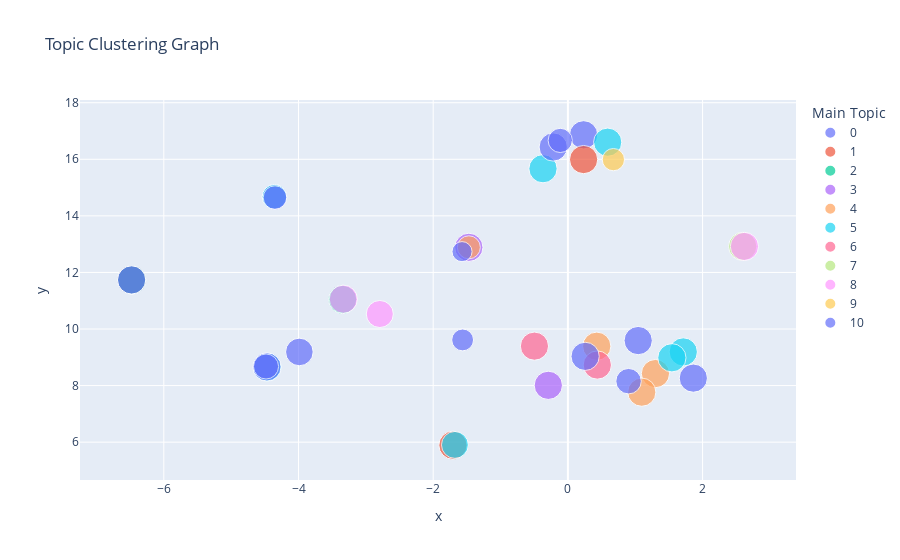

Notebook code cell kept with this figure:
### Markdown cell above
This visualization generates a 2D clustering graph representing each article as a point in the topic space, which uses t-SNE dimensionality reduction and clustering. The goal of this visualization is to show every article compared to each other by their similarity in topics. You should see clusters of articles that share a lot of topic words and overall themes, while articles that differ in their topics are shown far apart. Colored by an article's main topic.

### Code cell
visualize_topic_cluster_tsne(lda_model, df)

### Figure 1 — Plotly figure (JSON) as saved in the notebook; plotly's stock layout.template omitted (floating-point values rounded to 4 significant figures)
{"data": [{"customdata": [[24, [["primary", "state", "write", "vote", "ballot", "candidate", "party", "new", "election", "campaign"]], "apnews.com", "Positive", "0"], [5, [["primary", "state", "write", "vote", "ballot", "candidate", "party", "new", "election", "campaign"]], "www.nation.com.pk", "Neutral Positive", "0"]], "hovertemplate": "ID: %{customdata[0]}<br>Associated Words: %{customdata[1]}<br>Address: %{customdata[2]}<br>Sentiment Label: %{customdata[3]}<br>Main Topic:%{customdata[4]}", "legendgroup": "0", "marker": {"color": "#636efa", "size": [0.9982, 0.9939], "sizemode": "area", "sizeref": 0.002497, "symbol": "circle"}, "mode": "markers", "name": "0", "orientation": "v", "showlegend": true, "type": "scatter", "x": [0.2331, 1.862], "xaxis": "x", "y": [16.87, 8.264], "yaxis": "y"}, {"customdata": [[39, [["migrant", "chs", "biden", "task", "foreign", "influence", "hunter", "new", "force", "last"]], "www.foxnews.com", "Neutral Positive", "1"], [4, [["migrant", "chs", "biden", "task", "foreign", "influence", "hunter", "new", "force", "last"]], "www.nation.com.pk", "Negative", "1"], [6, [["migrant", "chs", "biden", "task", "foreign", "influence", "hunter", "new", "force", "last"]], "www.nation.com.pk", "Negative", "1"]], "hovertemplate": "ID: %{customdata[0]}<br>Associated Words: %{customdata[1]}<br>Address: %{customdata[2]}<br>Sentiment Label: %{customdata[3]}<br>Main Topic:%{customdata[4]}", "legendgroup": "1", "marker": {"color": "#EF553B", "size": [0.9972, 0.9946, 0.9934], "sizemode": "area", "sizeref": 0.002497, "symbol": "circle"}, "mode": "markers", "name": "1", "orientation": "v", "showlegend": true, "type": "scatter", "x": [-1.707, 0.2331, -6.478], "xaxis": "x", "y": [5.893, 15.99, 11.74], "yaxis": "y"}, {"customdata": [[2, [["hunter", "president", "republican", "biden", "political", "son", "charge", "special", "counsel", "deal"]], "www.foxnews.com", "Negative", "2"], [18, [["hunter", "president", "republican", "biden", "political", "son", "charge", "special", "counsel", "deal"]], "www.cnn.com", "Neutral", "2"]], "hovertemplate": "ID: %{customdata[0]}<br>Associated Words: %{customdata[1]}<br>Address: %{customdata[2]}<br>Sentiment Label: %{customdata[3]}<br>Main Topic:%{customdata[4]}", "legendgroup": "2", "marker": {"color": "#00cc96", "size": [0.9975, 0.9988], "sizemode": "area", "sizeref": 0.002497, "symbol": "circle"}, "mode": "markers", "name": "2", "orientation": "v", "showlegend": true, "type": "scatter", "x": [-3.344, -6.476], "xaxis": "x", "y": [11.04, 11.74], "yaxis": "y"}, {"customdata": [[10, [["hunter", "biden", "comer", "charge", "bank", "record", "attorney", "call", "address", "tell"]], "nypost.com", "Neutral", "3"], [8, [["hunter", "biden", "comer", "charge", "bank", "record", "attorney", "call", "address", "tell"]], "abcnews.go.com", "Neutral Negative", "3"], [35, [["hunter", "biden", "comer", "charge", "bank", "record", "attorney", "call", "address", "tell"]], "www.foxnews.com", "Neutral Negative", "3"]], "hovertemplate": "ID: %{customdata[0]}<br>Associated Words: %{customdata[1]}<br>Address: %{customdata[2]}<br>Sentiment Label: %{customdata[3]}<br>Main Topic:%{customdata[4]}", "legendgroup": "3", "marker": {"color": "#ab63fa", "size": [0.9966, 0.9962, 0.7385], "sizemode": "area", "sizeref": 0.002497, "symbol": "circle"}, "mode": "markers", "name": "3", "orientation": "v", "showlegend": true, "type": "scatter", "x": [-0.2907, -1.471, -4.359], "xaxis": "x", "y": [8.009, 12.89, 14.68], "yaxis": "y"}, {"customdata": [[30, [["impeachment", "think", "war", "conference", "biden", "move", "kill", "death", "president", "group"]], "www.wmur.com", "Positive", "4"], [37, [["impeachment", "think", "war", "conference", "biden", "move", "kill", "death", "president", "group"]], "www.usatoday.com", "Neutral Positive", "4"], [32, [["impeachment", "think", "war", "conference", "biden", "move", "kill", "death", "president", "group"]], "www.reuters.com", "Neutral Negative", "4"], [17, [["impeachment", "think", "war", "conference", "biden", "move", "kill", "death", "president", "group"]], "www.politico.com", "Positive", "4"]], "hovertemplate": "ID: %{customdata[0]}<br>Associated Words: %{customdata[1]}<br>Address: %{customdata[2]}<br>Sentiment Label: %{customdata[3]}<br>Main Topic:%{customdata[4]}", "legendgroup": "4", "marker": {"color": "#FFA15A", "size": [0.663, 0.9965, 0.9937, 0.9978], "sizemode": "area", "sizeref": 0.002497, "symbol": "circle"}, "mode": "markers", "name": "4", "orientation": "v", "showlegend": true, "type": "scatter", "x": [-1.471, 1.3, 1.097, 0.4285], "xaxis": "x", "y": [12.89, 8.425, 7.768, 9.392], "yaxis": "y"}, {"customdata": [[29, [["biden", "hunter", "phillip", "democratic", "run", "president", "campaign", "support", "voter", "party"]], "www.washingtonpost.com", "Positive", "5"], [28, [["biden", "hunter", "phillip", "democratic", "run", "president", "campaign", "support", "voter", "party"]], "abcnews.go.com", "Neutral Positive", "5"], [27, [["biden", "hunter", "phillip", "democratic", "run", "president", "campaign", "support", "voter", "party"]], "www.foxnews.com", "Neutral Negative", "5"], [0, [["biden", "hunter", "phillip", "democratic", "run", "president", "campaign", "support", "voter", "party"]], "www.foxnews.com", "Neutral", "5"], [3, [["biden", "hunter", "phillip", "democratic", "run", "president", "campaign", "support", "voter", "party"]], "apnews.com", "Neutral Negative", "5"], [14, [["biden", "hunter", "phillip", "democratic", "run", "president", "campaign", "support", "voter", "party"]], "www.newsnationnow.com", "Positive", "5"], [16, [["biden", "hunter", "phillip", "democratic", "run", "president", "campaign", "support", "voter", "party"]], "www.thenation.com", "Neutral Positive", "5"]], "hovertemplate": "ID: %{customdata[0]}<br>Associated Words: %{customdata[1]}<br>Address: %{customdata[2]}<br>Sentiment Label: %{customdata[3]}<br>Main Topic:%{customdata[4]}", "legendgroup": "5", "marker": {"color": "#19d3f3", "size": [0.9988, 0.9973, 0.9955, 0.9974, 0.9024, 0.7562, 0.999], "sizemode": "area", "sizeref": 0.002497, "symbol": "circle"}, "mode": "markers", "name": "5", "orientation": "v", "showlegend": true, "type": "scatter", "x": [-0.3696, 1.713, 0.5905, -4.465, -1.678, -4.357, 1.544], "xaxis": "x", "y": [15.67, 9.19, 16.6, 8.653, 5.904, 14.67, 8.983], "yaxis": "y"}, {"customdata": [[23, [["biden", "republican", "election", "president", "nominee", "democratic", "party", "last", "old", "presidential"]], "www.usatoday.com", "Positive", "6"], [26, [["biden", "republican", "election", "president", "nominee", "democratic", "party", "last", "old", "presidential"]], "www.nbcnews.com", "Neutral", "6"]], "hovertemplate": "ID: %{customdata[0]}<br>Associated Words: %{customdata[1]}<br>Address: %{customdata[2]}<br>Sentiment Label: %{customdata[3]}<br>Main Topic:%{customdata[4]}", "legendgroup": "6", "marker": {"color": "#FF6692", "size": [0.9919, 0.998], "sizemode": "area", "sizeref": 0.002497, "symbol": "circle"}, "mode": "markers", "name": "6", "orientation": "v", "showlegend": true, "type": "scatter", "x": [-0.4966, 0.4369], "xaxis": "x", "y": [9.395, 8.727], "yaxis": "y"}, {"customdata": [[31, [["phillip", "president", "campaign", "biden", "primary", "people", "run", "bus", "tribune", "new"]], "www.startribune.com", "Positive", "7"]], "hovertemplate": "ID: %{customdata[0]}<br>Associated Words: %{customdata[1]}<br>Address: %{customdata[2]}<br>Sentiment Label: %{customdata[3]}<br>Main Topic:%{customdata[4]}", "legendgroup": "7", "marker": {"color": "#B6E880", "size": [0.9953], "sizemode": "area", "sizeref": 0.002497, "symbol": "circle"}, "mode": "markers", "name": "7", "orientation": "v", "showlegend": true, "type": "scatter", "x": [2.595], "xaxis": "x", "y": [12.92], "yaxis": "y"}, {"customdata": [[19, [["hunter", "hallie", "gun", "service", "secret", "tell", "report", "text", "attack", "police"]], "www.washingtonexaminer.com", "Negative", "8"], [33, [["hunter", "hallie", "gun", "service", "secret", "tell", "report", "text", "attack", "police"]], "apnews.com", "Neutral", "8"], [9, [["hunter", "hallie", "gun", "service", "secret", "tell", "report", "text", "attack", "police"]], "apnews.com", "Neutral", "8"]], "hovertemplate": "ID: %{customdata[0]}<br>Associated Words: %{customdata[1]}<br>Address: %{customdata[2]}<br>Sentiment Label: %{customdata[3]}<br>Main Topic:%{customdata[4]}", "legendgroup": "8", "marker": {"color": "#FF97FF", "size": [0.9903, 0.9156, 0.9942], "sizemode": "area", "sizeref": 0.002497, "symbol": "circle"}, "mode": "markers", "name": "8", "orientation": "v", "showlegend": true, "type": "scatter", "x": [-3.334, -2.793, 2.621], "xaxis": "x", "y": [11.06, 10.53, 12.92], "yaxis": "y"}, {"customdata": [[25, [["ballot", "move", "state", "calendar", "appear", "primary", "name", "letter", "chair", "write"]], "www.politico.com", "Positive", "9"]], "hovertemplate": "ID: %{customdata[0]}<br>Associated Words: %{customdata[1]}<br>Address: %{customdata[2]}<br>Sentiment Label: %{customdata[3]}<br>Main Topic:%{customdata[4]}", "legendgroup": "9", "marker": {"color": "#FECB52", "size": [0.6205], "sizemode": "area", "sizeref": 0.002497, "symbol": "circle"}, "mode": "markers", "name": "9", "orientation": "v", "showlegend": true, "type": "scatter", "x": [0.6754], "xaxis": "x", "y": [15.99], "yaxis": "y"}, {"customdata": [[1, [["office", "biden", "hunter", "information", "source", "family", "foreign", "document", "investigation", "letter"]], "www.foxnews.com", "Neutral", "10"], [36, [["office", "biden", "hunter", "information", "source", "family", "foreign", "document", "investigation", "letter"]], "www.washingtonpost.com", "Neutral", "10"], [34, [["office", "biden", "hunter", "information", "source", "family", "foreign", "document", "investigation", "letter"]], "www.cnn.com", "Neutral Positive", "10"], [7, [["office", "biden", "hunter", "information", "source", "family", "foreign", "document", "investigation", "letter"]], "www.cnn.com", "Negative", "10"], [15, [["office", "biden", "hunter", "information", "source", "family", "foreign", "document", "investigation", "letter"]], "nypost.com", "Neutral Positive", "10"], [13, [["office", "biden", "hunter", "information", "source", "family", "foreign", "document", "investigation", "letter"]], "wjla.com", "Negative", "10"], [22, [["office", "biden", "hunter", "information", "source", "family", "foreign", "document", "investigation", "letter"]], "www.washingtontimes.com", "Neutral Positive", "10"], [21, [["office", "biden", "hunter", "information", "source", "family", "foreign", "document", "investigation", "letter"]], "thefederalist.com", "Neutral Negative", "10"], [20, [["office", "biden", "hunter", "information", "source", "family", "foreign", "document", "investigation", "letter"]], "www.dailymail.co.uk", "Negative", "10"], [38, [["office", "biden", "hunter", "information", "source", "family", "foreign", "document", "investigation", "letter"]], "www.reuters.com", "Negative", "10"], [11, [["office", "biden", "hunter", "information", "source", "family", "foreign", "document", "investigation", "letter"]], "www.foxnews.com", "Negative", "10"], [12, [["office", "biden", "hunter", "information", "source", "family", "foreign", "document", "investigation", "letter"]], "www.grassley.senate.gov", "Neutral Negative", "10"]], "hovertemplate": "ID: %{customdata[0]}<br>Associated Words: %{customdata[1]}<br>Address: %{customdata[2]}<br>Sentiment Label: %{customdata[3]}<br>Main Topic:%{customdata[4]}", "legendgroup": "10", "marker": {"color": "#636efa", "size": [0.998, 0.7354, 0.9517, 0.5969, 0.9978, 0.6956, 0.8105, 0.5043, 0.9976, 0.786, 0.9988, 0.9952], "sizemode": "area", "sizeref": 0.002497, "symbol": "circle"}, "mode": "markers", "name": "10", "orientation": "v", "showlegend": true, "type": "scatter", "x": [-0.2181, -0.1137, -3.987, -1.563, -4.47, -4.349, 0.9007, -1.572, 0.2559, -4.482, 1.044, -6.478], "xaxis": "x", "y": [16.43, 16.67, 9.189, 9.614, 8.663, 14.65, 8.156, 12.74, 9.034, 8.675, 9.592, 11.74], "yaxis": "y"}], "layout": {"legend": {"itemsizing": "constant", "title": {"text": "Main Topic"}, "tracegroupgap": 0}, "title": {"text": "Topic Clustering Graph"}, "xaxis": {"anchor": "y", "domain": [0, 1], "title": {"text": "x"}}, "yaxis": {"anchor": "x", "domain": [0, 1], "title": {"text": "y"}}}}
